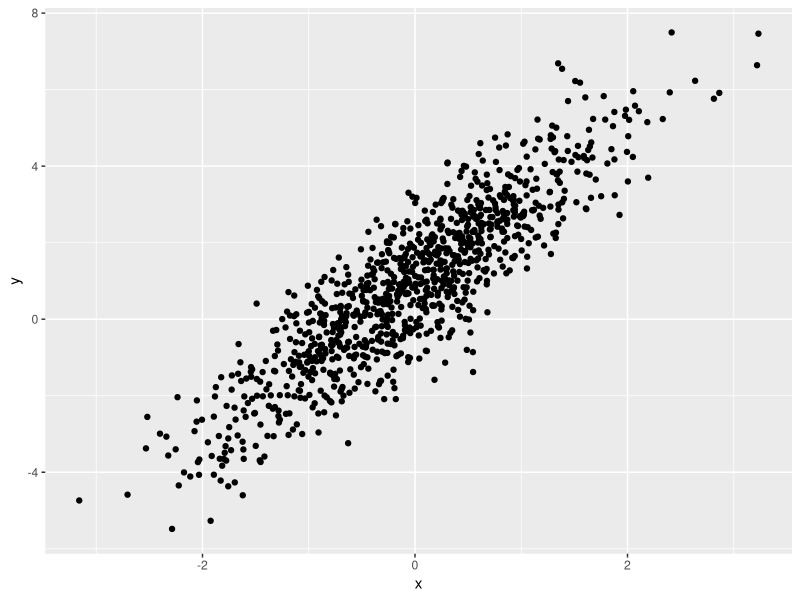
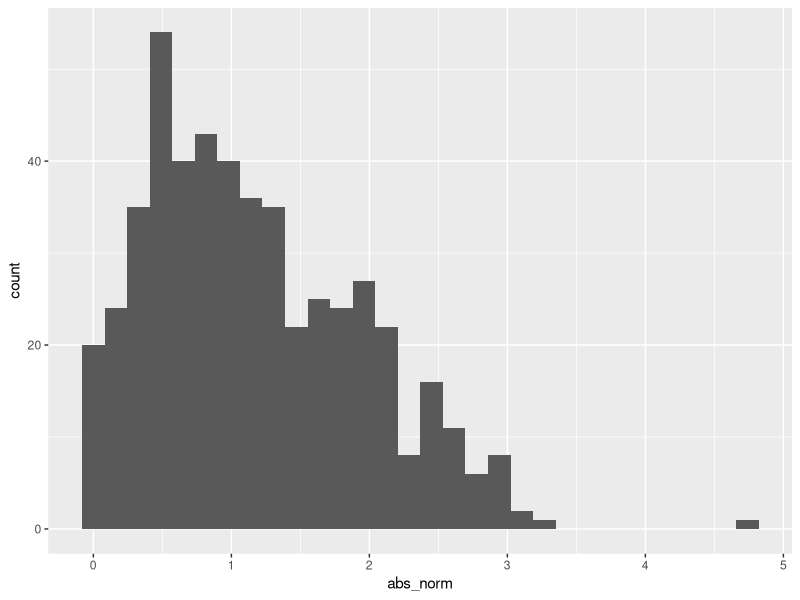

Write R code to recreate these figures, in order.
## ---- chunk 1
library(tidyverse)
## ---- chunk 2
samp = rnorm(100)
length(samp)
## ---- chunk 3
plot_df = 
  tibble(
  x = rnorm(n = 1000),
  y = 1 + 2 * x + rnorm(n = 1000)
)

ggplot(plot_df, aes(x = x, y = y)) + geom_point()
## ---- chunk 4
la_df = 
    tibble(
        norm = rnorm(n = 500, mean = 1),
        logical = norm > 0,
        abs_norm = abs(norm)
    )

ggplot(la_df, aes(x = abs_norm)) + geom_histogram()
